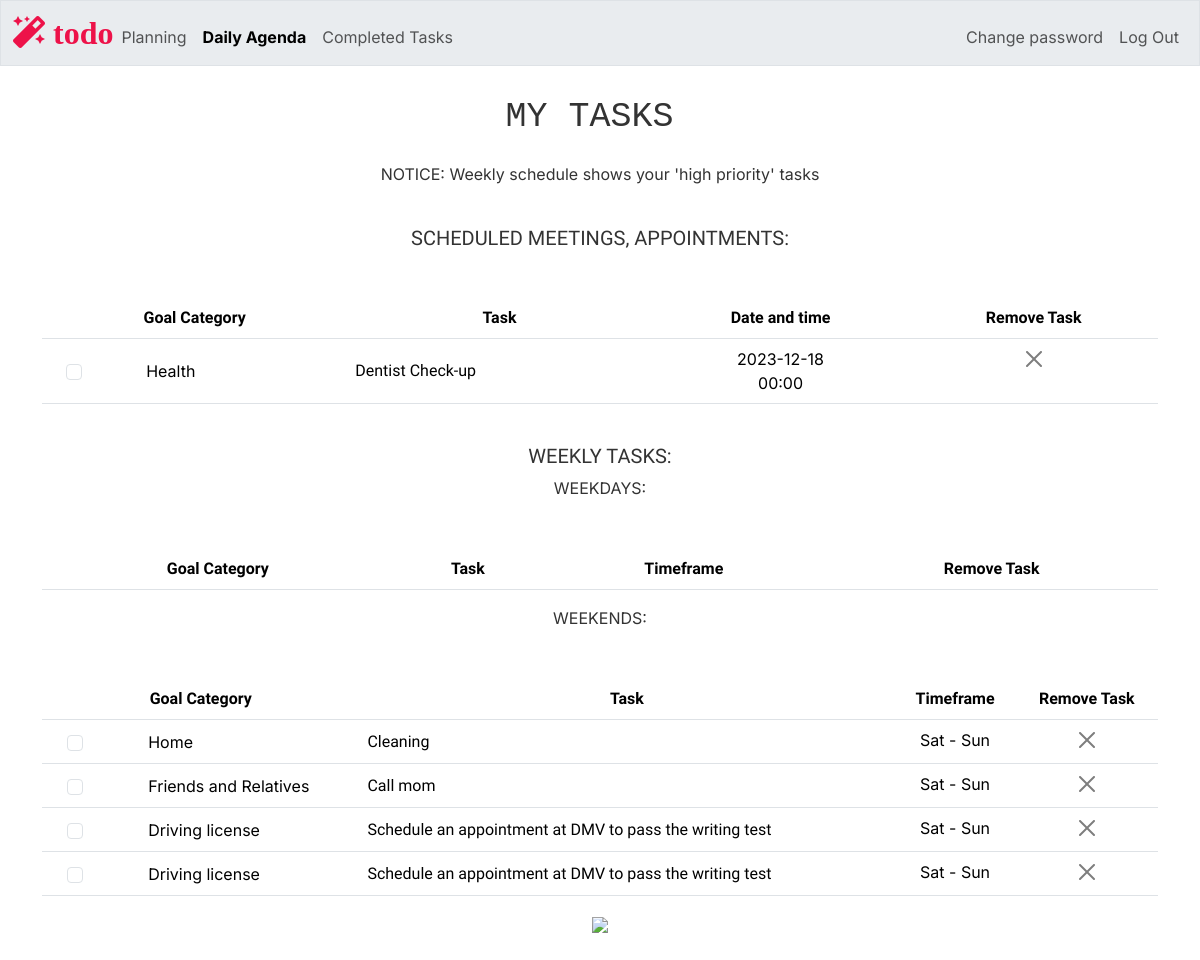
/agenda (signed in), run on an earlier commit of the app's database.
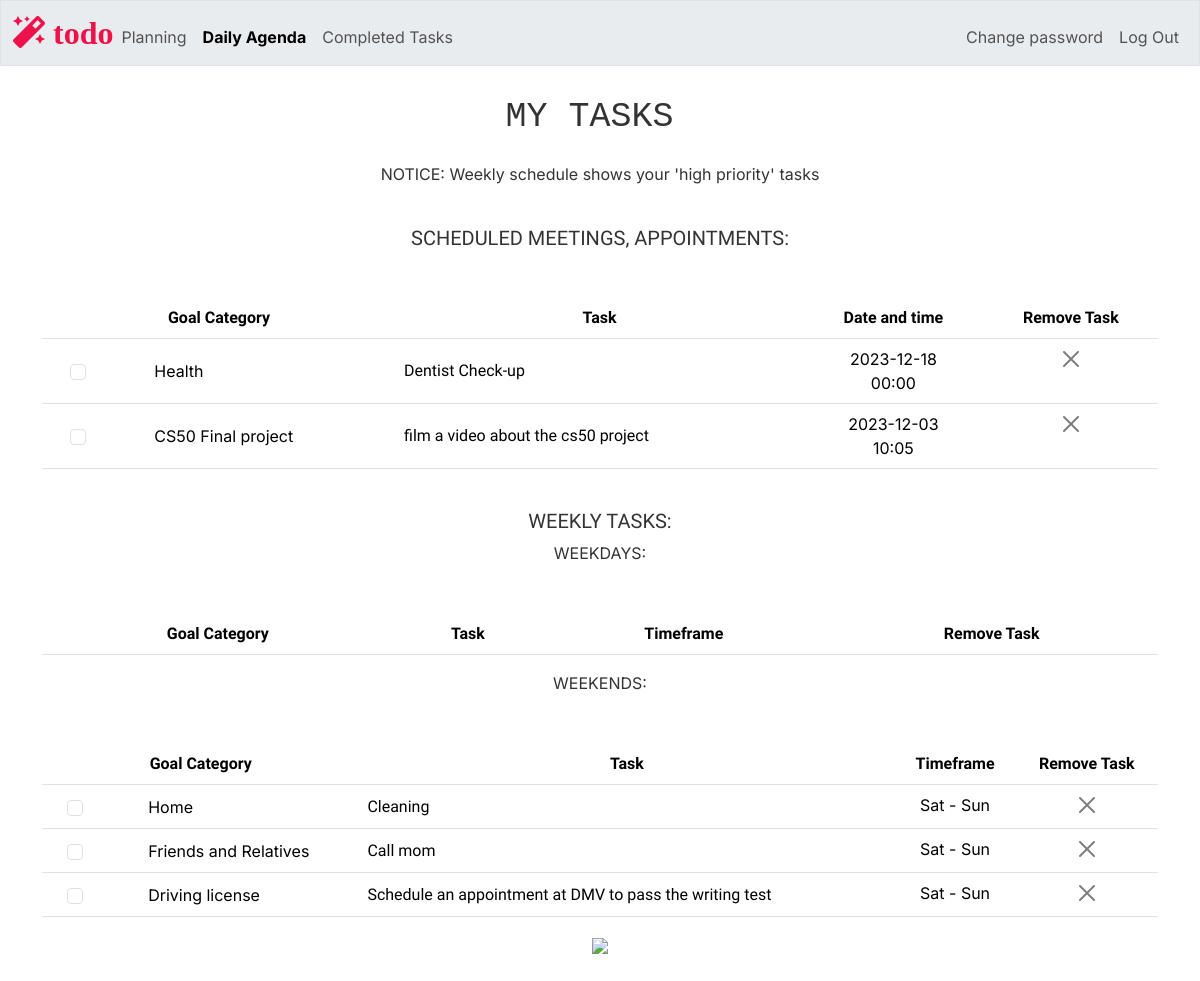
And on a later commit of the database.
### tables this page shows
CREATE TABLE tasks (
    id INTEGER PRIMARY KEY AUTOINCREMENT NOT NULL,
    users_id INTEGER NOT NULL,
    category TEXT NOT NULL,
    task TEXT NOT NULL,
    timeframe TEXT,
    priority TEXT,
    completion INTEGER DEFAULT 0,
    date DATE,
    time TIME,
    FOREIGN KEY (users_id) REFERENCES users(id)
);

### app.py (the view)
@app.route("/agenda", methods=["GET", "POST"])
@login_required
def agenda():
    users_id = session["user_id"]
    appointments = db.execute("SELECT id, category, task, completion, date, time FROM tasks WHERE users_id =? AND completion = 0 AND (date IS NOT NULL AND date != '' OR time IS NOT NULL AND time != '')", users_id)
    weekdays = db.execute("SELECT id, category, task, completion, timeframe FROM tasks WHERE users_id =? AND completion = 0 AND priority = 'High' AND timeframe != 'Sat - Sun'", users_id)
    weekends = db.execute("SELECT id, category, task, completion, timeframe FROM tasks WHERE users_id =? AND completion = 0 AND priority = 'High' AND timeframe == 'Sat - Sun'", users_id)
    welcome_message_h1 = " MY TASKS "
    welcome_message_p = "NOTICE: Weekly schedule shows your 'high priority' tasks "
    return render_template("agenda.html", appointments=appointments, weekdays = weekdays, weekends=weekends, welcome_message_h1 = welcome_message_h1, welcome_message_p = welcome_message_p, current_page="agenda")

### app.py (called while the page is built)
@app.after_request
def after_request(response):
    response.headers["Cache-Control"] = "no-cache, no-store, must-revalidate"
    response.headers["Expires"] = 0
    response.headers["Pragma"] = "no-cache"
    return response

### helpers.py (called while the page is built)
def login_required(f):
    @wraps(f)
    def decorated_function(*args, **kwargs):
        if session.get("user_id") is None:
            return redirect("/login")
        return f(*args, **kwargs)
    return decorated_function

### templates/agenda.html (shortened to what the changed rows need)
{% extends "layout.html" %}
{% block main %}
    <table class="table  mt-5">
        <thead>
            <h5>
                SCHEDULED MEETINGS, APPOINTMENTS:
            </h5>
            <tr>
                <th> Goal Category</th>
                <th> Task </th>
                <th> Date and time </th>
                <th> Remove Task </th>
            </tr>
        </thead>
        <tbody>
            {% for task in appointments %}
                <tr id="todo_row_{{ task.id }}" >
                    <td class="align-middle ">
                        <div class="d-flex align-items-center " >
                            <div class=" col-sm-2 d-flex justify-content-center align-items-center form-check" >
                                <input class="form-check-input completion-checkbox"
                                        type="checkbox"
                                        id="completion_{{ task.id }}"
                                        name="task_completion"
                                        data-task-id="{{ task.id }}"
                                        data-completion="{{ task.completion}}"
                                        onchange="updateTaskStatus(this)">
                            </div>
                            <label class="form-check-label ms-5" for="completion_{{ task.id }}">
                                {{ task.category }}
                            </label>
                        </div>
                    </td>
                    <td class="align-middle " style="text-align: left;">{{ task.task }}</td>
                    <td>
                        <div>
                            {{ task.date or '' }}
                        </div>
                        <div>
                            {{ task.time or '' }}
                        </div>
                    </td>
                    <td>
                        <button class="btn-close" data-bs-toggle="modal" data-bs-target="#deleteConfirmationModal_{{ task.id }}"></button>
                    </td>
                </tr>
            {% endfor %}
        </tbody>
    </table>
    <br>
    <table class="table  mt-5">
        <thead>
            <tr>
                <th> Goal Category</th>
                <th> Task </th>
                <th> Timeframe </th>
                <th> Remove Task </th>
            </tr>
        </thead>
    </table>
    <table class="table  mt-5">
        <thead>
            <tr>
                <th> Goal Category</th>
                <th> Task </th>
                <th> Timeframe </th>
                <th> Remove Task </th>
            </tr>
        </thead>
        <tbody>
            {% for task in weekends %}
                <tr id="todo_row_{{ task.id }}" >
                    <td class="align-middle">
                        <div class="d-flex align-items-center " >
                            <div class=" col-sm-2 d-flex justify-content-center align-items-center form-check" >
                                <input class="form-check-input completion-checkbox"
                                        type="checkbox"
                                        id="completion_{{ task.id }}"
                                        name="task_completion"
                                        data-task-id="{{ task.id }}"
                                        data-completion="{{ task.completion}}"
                                        onchange="updateTaskStatus(this)">
                            </div>
                            <label class="form-check-label ms-5" for="completion_{{ task.id }}">
                                {{ task.category }}
                            </label>
                        </div>
                    </td>
                    <td class="align-middle " style="text-align: left;">{{ task.task }}</td>
                    <td>
                        <div>
                            {{ task.timeframe or '' }}
                        </div>
                    </td>
                    <td>
                        <button class="btn-close" data-bs-toggle="modal" data-bs-target="#deleteConfirmationModal_{{ task.id }}"></button>
                    </td>
                </tr>
            {% endfor %}
        </tbody>
    </table>
{% endblock %}

What changed in the data, as far as the page shows it:
removed tasks: category "Driving license", task "Schedule an appointment at DMV to pass the writing test", timeframe "Sat - Sun", shown under "WEEKLY TASKS:"
added tasks: category "CS50 Final project", task "film a video about the cs50 project", date "2023-12-03", time "10:05", shown under "SCHEDULED MEETINGS, APPOINTMENTS:"
